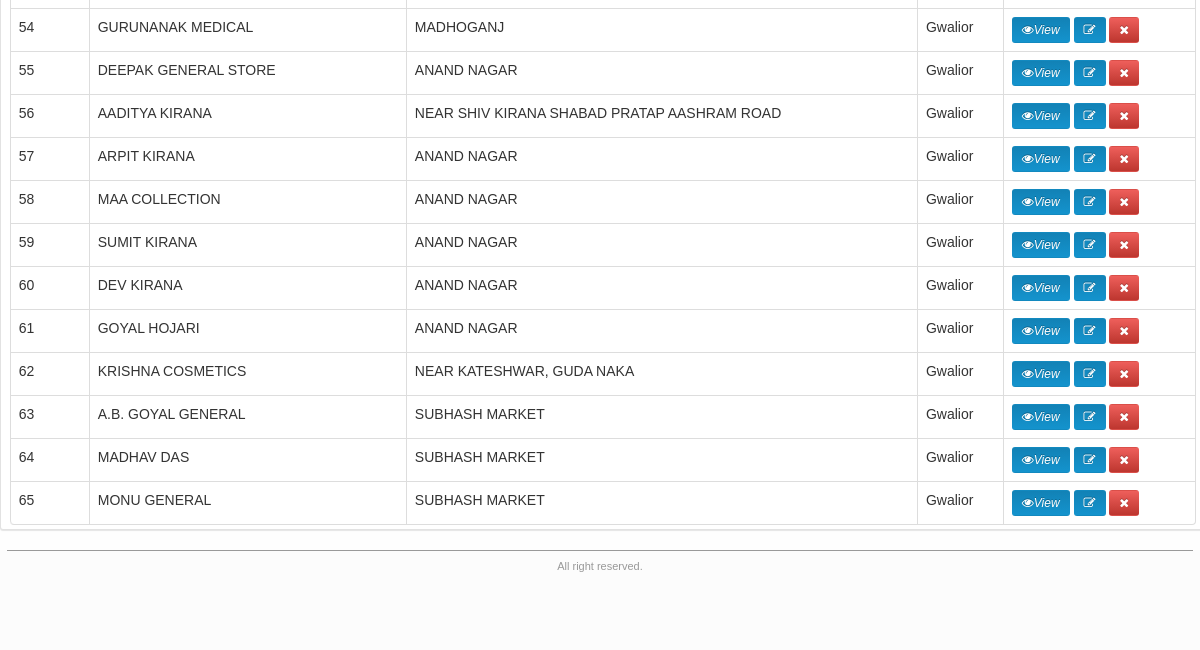
Before: /JAIGST/client_mgmt.php (signed in, lower part) with the older database file.
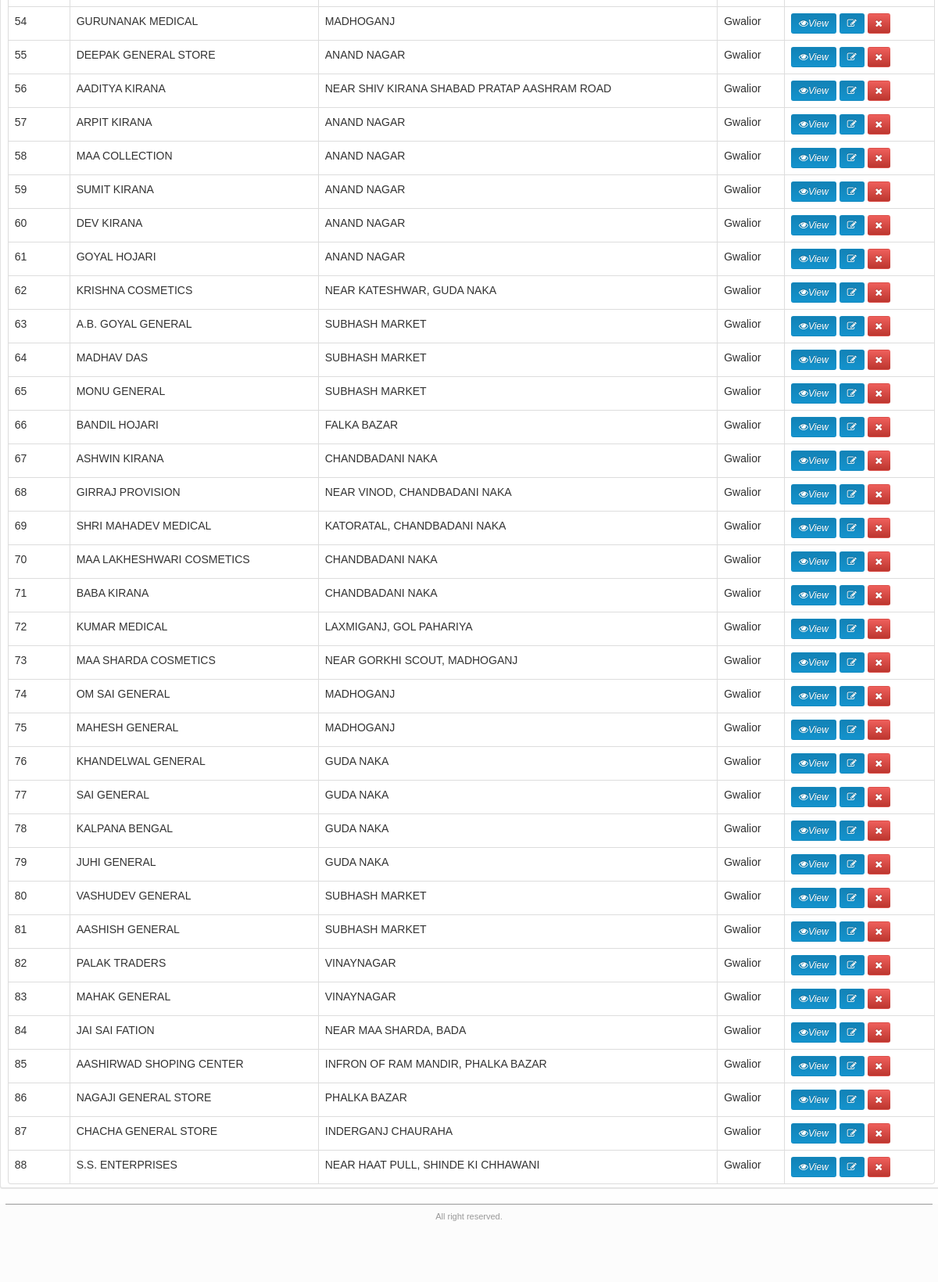
After: the same page with the newer database file.
### tables this page shows
CREATE TABLE `client` (
  `client_id` bigint(100) NOT NULL,
  `client_name` varchar(50) NOT NULL,
  `address` varchar(100) NOT NULL,
  `area_id` int(10) NOT NULL,
  `city` varchar(50) NOT NULL,
  `state` varchar(50) NOT NULL,
  `country` varchar(50) NOT NULL,
  `pin` varchar(10) NOT NULL,
  `contact` varchar(50) NOT NULL,
  `mobile` varchar(50) NOT NULL,
  `mail` varchar(50) NOT NULL,
  `PAN` varchar(50) NOT NULL,
  `TIN` varchar(50) NOT NULL,
  `ST` varchar(50) NOT NULL,
  `CST` varchar(50) NOT NULL
);

### JAIGST/client_mgmt.php (the view, shortened to what this page needs)
<?php
if(isset($_SESSION['login']) && $_SESSION['type']=='Admin')
{
?>
<!DOCTYPE html>
<html lang="en">
<head>
    <link href="css/customize-template.css" type="text/css" media="screen, projection" rel="stylesheet" />
</head>
    <body>
    <div id="body-container">
        <div id="body-content">
<div class="box">
	<div class="box-content">
		<section id="my-account-security-form" class="page container">
				<div class="container">
					<div class="row">
						<div id="acct-password-row" class="span16">
                        <div class="box-content box-table">
                            <table id="sample-table" class="table table-hover table-bordered tablesorter">
                                <tbody>
                                <?php
										if($_REQUEST['submit']=='View')
										{ $beat=$_POST['beat'];
											$res1=mysql_query("select * from client where area_id='".$beat."'");
										while($r1=mysql_fetch_array($res1))
										{
											echo "<tr><td>".$r1[0]."</td><td>".$r1[1]."</td><td>".$r1[2]."</td><td>".$r1[4]."</td><td class='td-actions'>
                                            	<a href='view_client.php?opt=2&client_id=$r[0]' class='btn btn-small btn-info'>
                                            	    <i class='btn-icon-only icon-eye-open'>View</i>
                                            	</a>
												<a href='edit_client.php?opt=3&client_id=$r[0]' class='btn btn-small btn-info'>
                                                	<i class='btn-icon-only icon-edit'></i>
                                            	</a>
                                           		<a href='del_client.php?opt=2&client_id=$r[0]' onClick='confirmDelete();' class='btn btn-small btn-danger'>
                                            	    <i class='btn-icon-only icon-remove'></i>
                                            	</a>
												</td>
			                                    </tr>";
										}
										}
										else
										{
										$res2=mysql_query("select * from client");
										while($r2=mysql_fetch_array($res2))
										{
											echo "<tr><td>".$r2[0]."</td><td>".$r2[1]."</td><td>".$r2[2]."</td><td>".$r2[4]."</td><td class='td-actions'>
                                            	<a href='view_client.php?opt=2&client_id=$r[0]' class='btn btn-small btn-info'>
                                            	    <i class='btn-icon-only icon-eye-open'>View</i>
                                            	</a>
												<a href='edit_client.php?opt=3&client_id=$r[0]' class='btn btn-small btn-info'>
                                                	<i class='btn-icon-only icon-edit'></i>
                                            	</a>
                                           		<a href='del_client.php?opt=2&client_id=$r[0]' onClick='confirmDelete();' class='btn btn-small btn-danger'>
                                            	    <i class='btn-icon-only icon-remove'></i>
                                            	</a>
												</td>
			                                    </tr>";
										}}
										?>
                                </tbody>
                            </table>
						</div>
					</div>
            	</div>
		</section>
	</div></div>
    <footer class="application-footer">
        <div class="container">
            <div class="disclaimer">
                <p> All right reserved.</p>
            </div>
        </div>
    </footer>
	</body>
</html>
<?php
}
else
{header('location:signout.php');}
?>

Changed rows visible on the page:
added client: client_id "66", client_name "BANDIL HOJARI", address "FALKA BAZAR", city "Gwalior"
added client: client_id "67", client_name "ASHWIN KIRANA", address "CHANDBADANI NAKA", city "Gwalior"
added client: client_id "68", client_name "GIRRAJ PROVISION", address "NEAR VINOD, CHANDBADANI NAKA", city "Gwalior"
added client: client_id "69", client_name "SHRI MAHADEV MEDICAL", address "KATORATAL, CHANDBADANI NAKA", city "Gwalior"
added client: client_id "70", client_name "MAA LAKHESHWARI COSMETICS", address "CHANDBADANI NAKA", city "Gwalior"
added client: client_id "71", client_name "BABA KIRANA", address "CHANDBADANI NAKA", city "Gwalior"
added client: client_id "72", client_name "KUMAR MEDICAL", address "LAXMIGANJ, GOL PAHARIYA", city "Gwalior"
added client: client_id "73", client_name "MAA SHARDA COSMETICS", address "NEAR GORKHI SCOUT, MADHOGANJ", city "Gwalior"
added client: client_id "74", client_name "OM SAI GENERAL", address "MADHOGANJ", city "Gwalior"
added client: client_id "75", client_name "MAHESH GENERAL", address "MADHOGANJ", city "Gwalior"
added client: client_id "76", client_name "KHANDELWAL GENERAL", address "GUDA NAKA", city "Gwalior"
added client: client_id "77", client_name "SAI GENERAL", address "GUDA NAKA", city "Gwalior"
added client: client_id "78", client_name "KALPANA BENGAL", address "GUDA NAKA", city "Gwalior"
added client: client_id "79", client_name "JUHI GENERAL", address "GUDA NAKA", city "Gwalior"
added client: client_id "80", client_name "VASHUDEV GENERAL", address "SUBHASH MARKET", city "Gwalior"
added client: client_id "81", client_name "AASHISH GENERAL", address "SUBHASH MARKET", city "Gwalior"
added client: client_id "82", client_name "PALAK TRADERS", address "VINAYNAGAR", city "Gwalior"
added client: client_id "83", client_name "MAHAK GENERAL", address "VINAYNAGAR", city "Gwalior"
added client: client_id "84", client_name "JAI SAI FATION", address "NEAR MAA SHARDA, BADA", city "Gwalior"
added client: client_id "85", client_name "AASHIRWAD SHOPING CENTER", address "INFRON OF RAM MANDIR, PHALKA BAZAR", city "Gwalior"
added client: client_id "86", client_name "NAGAJI GENERAL STORE", address "PHALKA BAZAR", city "Gwalior"
added client: client_id "87", client_name "CHACHA GENERAL STORE", address "INDERGANJ CHAURAHA", city "Gwalior"
added client: client_id "88", client_name "S.S. ENTERPRISES", address "NEAR HAAT PULL, SHINDE KI CHHAWANI", city "Gwalior"
